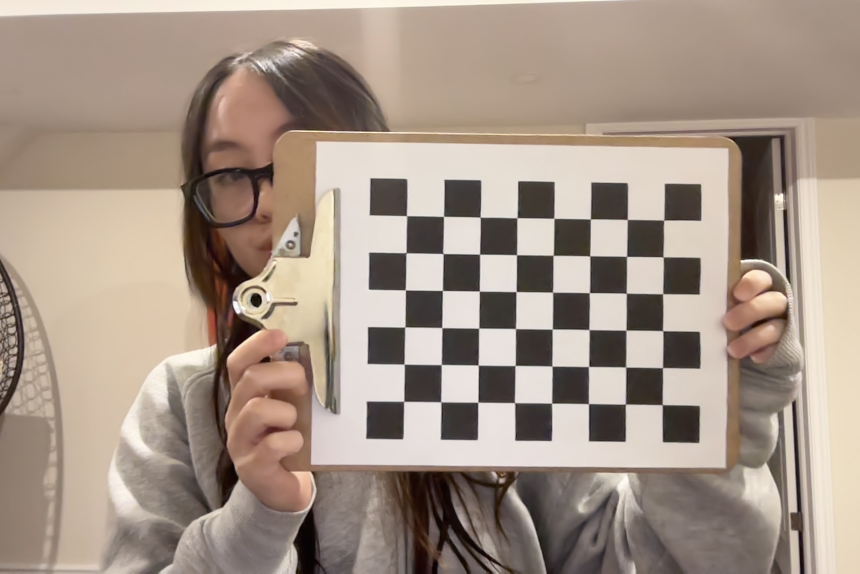
#> input picture calibration/1.jpg, 2580 x 1720 px (shown at 1/3 size); its folder holds 4 pictures in this run; the run also reads 1 picture not shown here
$ python calibration.py
#> lines starting #> are read from the running program, lines starting #| are printed output that depends on the picture
import numpy as np
import cv2 as cv
import glob

# termination criteria
criteria = (cv.TermCriteria_EPS + cv.TermCriteria_MAX_ITER, 30, 0.001)

def calibrate(width, height, dirpath, image_format, test_img):
    # initialize object points
#> called with width = 8, height = 6, dirpath = 'calibration', image_format = 'jpg', test_img = '10'
    objp = np.zeros((width*height,3), np.float32)
    objp[:,:2] = np.mgrid[0:width,0:height].T.reshape(-1,2)

    # arrays to store object points and image points from images
    objpts = [] # 3d point in real world space
    imgpts = [] # 2d points in image plane

    images = glob.glob(dirpath + '/' + '*.' + image_format)

    for fname in images:
        img = cv.imread(fname)
#> img is the input picture: shape (1720, 2580, 3); mean B, G, R 135.5, 148.3, 164.6
        gray = cv.cvtColor(img, cv.COLOR_BGR2GRAY)
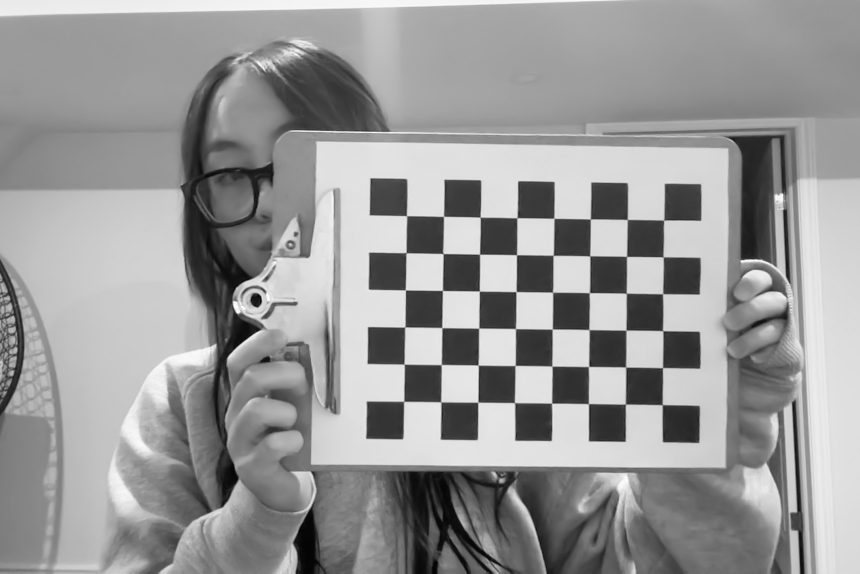
#> gray: shape (1720, 2580) (shown at 1/3 size); min 2, max 255, mean 151.7

        # find chess board corners
        ret, corners = cv.findChessboardCorners(gray, (width,height), None)
#> ret = True; corners = 48 rows, first 8: [1220.2, 648.2], [1331.4, 650], [1441.5, 652.8], [1551.4, 654.8], [1663.2, 656.7], [1772.8, 658.1], [1883.2, 660.1], [1992.1, 661.5]

        # if found, add object points and image points
        if ret == True:
            objpts.append(objp)

            corners2 = cv.cornerSubPix(gray,corners, (11,11), (-1,-1), criteria)
#> corners2 = 48 rows, first 8: [1220.3, 648.2], [1331.5, 649.9], [1441.5, 652.6], [1552, 654.4], [1662.7, 655.8], [1772.1, 658], [1882.8, 659.4], [1991.9, 661.6]
            imgpts.append(corners2)
#> pass 2 of the loop in calibrate, `for fname in images:`:
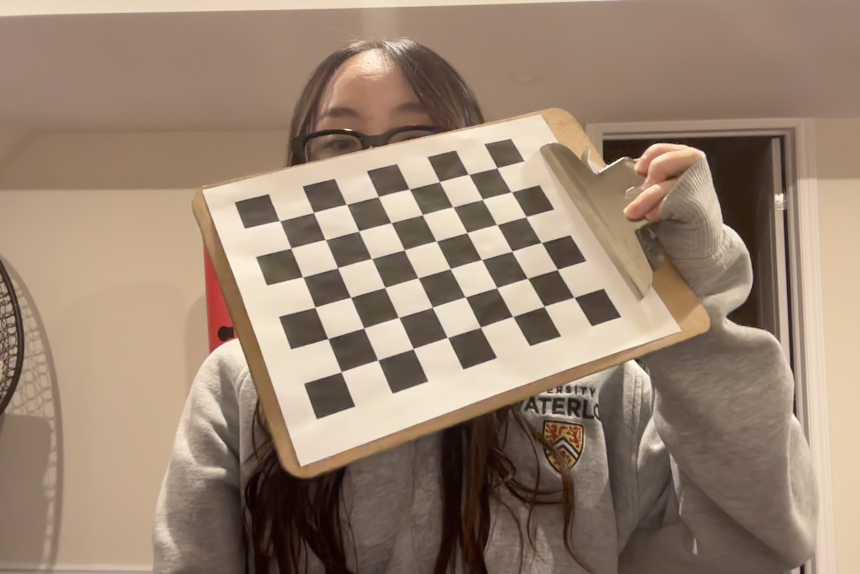
#> input picture calibration/10.jpg, 2580 x 1720 px (shown at 1/3 size)
#> in calibrate, img is the input picture: shape (1720, 2580, 3); mean B, G, R 114.5, 132.9, 154.1
#> in calibrate, `gray = cv.cvtColor(img, cv.COLOR_BGR2GRAY)`:
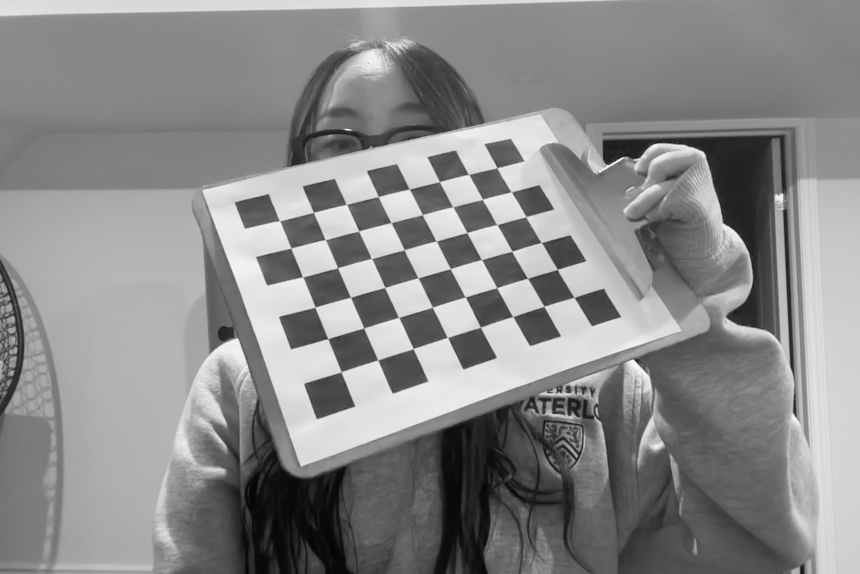
#> gray: shape (1720, 2580) (shown at 1/3 size); min 3, max 254, mean 137.2
#> corners = 48 rows, first 8: [839.5, 663], [941, 639], [1041.8, 614.9], [1135.3, 589], [1229, 568], [1318.7, 546.6], [1408, 526], [1493.2, 504.5]
#> corners2 = 48 rows, first 8: [839.6, 663.3], [941.8, 638.4], [1040.5, 614.3], [1135.9, 590.7], [1228.5, 567.8], [1319.2, 545.8], [1406.7, 524.2], [1492.2, 503.8]
#> pass 3 of the loop in calibrate, `for fname in images:`:
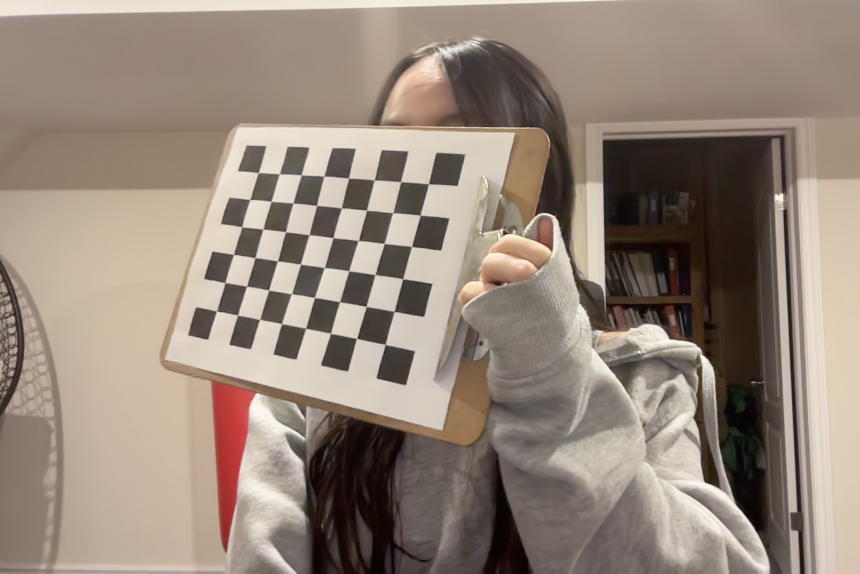
#> input picture calibration/11.jpg, 2580 x 1720 px (shown at 1/3 size)
#> in calibrate, img is the input picture: shape (1720, 2580, 3); mean B, G, R 122.2, 134.6, 149.7
#> in calibrate, `gray = cv.cvtColor(img, cv.COLOR_BGR2GRAY)`:
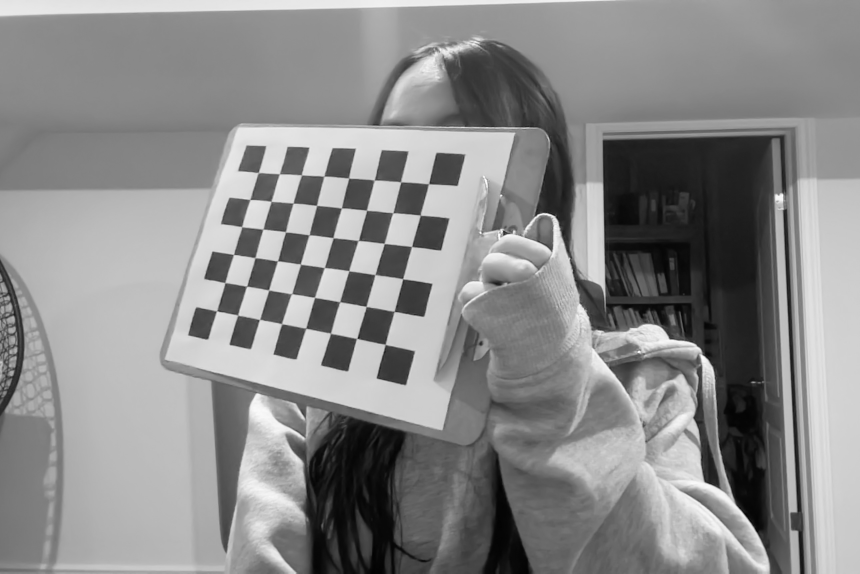
#> gray: shape (1720, 2580) (shown at 1/3 size); min 1, max 255, mean 137.8
#> corners = 48 rows, first 8: [776, 518.5], [840.7, 522.4], [905, 525.5], [973.2, 528.7], [1047.3, 535.5], [1124.2, 540.8], [1203, 546.5], [1286.5, 552]
#> corners2 = 48 rows, first 8: [775.7, 518.8], [839, 522.5], [905.4, 525.5], [972.5, 529.5], [1047.1, 535.1], [1123.6, 541.1], [1203.3, 546.8], [1286.8, 552.1]
#> the loop made 4 passes; the first 3 are shown

    # obtain camera matrix, distortion coefficients, and rotation and translation vectors
    ret, mtx, dist, rvecs, tvecs = cv.calibrateCamera(objpts, imgpts, gray.shape[::-1], None, None)

    # refine camera matrix
    img = cv.imread(dirpath + '/' + test_img + '.' + image_format)
    h, w = img.shape[:2]
#> h = 1720; w = 2580
    newcameramtx, roi = cv.getOptimalNewCameraMatrix(mtx, dist, (w,h), 1, (w,h))

    return newcameramtx

in_mtx = calibrate(8, 6, 'calibration', 'jpg', '10')
